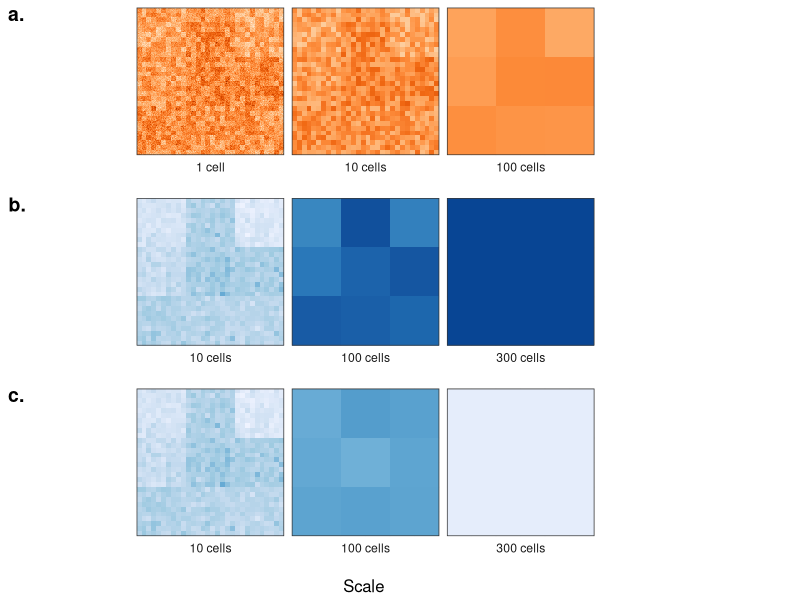

Generate this figure with R:
library('dplyr')   # for data wrangling (mutate(), %>%)
library('purrr')   # for functional programming (map(), map_*())
library('tidyr')   # for data wrangling (pivot_*())
library('ggplot2') # for fancy plots
library('cowplot') # for fancy plot grids
theme_set(theme_bw() +
            theme(strip.background = element_blank(), axis.title = element_blank(),
                  axis.text = element_blank(), axis.ticks = element_blank(),
                  legend.position = c(0, 0.6), legend.title.align = 0))
# legend justification only works with short legend titles (only "Mean")

DIM <- 3e2

set.seed(3) # for consistent results

h_raster <-
  expand_grid(x = 1:DIM, y = 1:DIM) %>%
  mutate(x_100 = ceiling(x / 100),
         y_100 = ceiling(y / 100) - 1,
         x_10 = ceiling(x / 10),
         y_10 = ceiling(y / 10) - 1,
         offset_100 = sample(seq(1, 20, length.out = DIM^2/100))[x_100 + y_100 * 3],
         offset_10 = sample(seq(1, 30, length.out = DIM^2))[x_10 + y_10 * 30],
         z_1 = offset_100 + offset_10 + rnorm(n = DIM^2,
                                              sd = sqrt(2 * offset_100 + offset_10/4)),
         z_1 = z_1 - min(z_1)) %>%
  group_by(x_10, y_10) %>%
  mutate(z_10 = mean(z_1),
         var_1 = var(z_1),
         var.smooth_1 = var_1) %>%
  ungroup() %>%
  group_by(x_100, y_100) %>%
  mutate(z_100 = mean(z_1),
         var_10 = var(z_1),
         var.smooth_10 = var(z_10)) %>%
  ungroup() %>%
  mutate(var_100 = var(z_1),
         var.smooth_100 = var(z_100)) %>%
  pivot_longer(cols = c(z_1, z_10, z_100, var_1, var_10, var_100, var.smooth_1,
                        var.smooth_10, var.smooth_100),
             names_to = c('.value', 'k'), # produce 2 cols of values & send names to k
             names_pattern = "(.+)_(.+)") %>% # "to .value" _ "to k"
  mutate(k = if_else(k == 1, '1 cell', paste(k, 'cells')))

p <-
  ggplot(h_raster, aes(x, y, fill = z)) +
  coord_equal() +
  facet_wrap(~ k, strip.position = 'bottom') +
  geom_raster() +
  scale_x_continuous(expand = c(0, 0)) +
  scale_y_continuous(expand = c(0, 0)) +
  scale_fill_distiller('Mean', type = 'seq', palette = 7, direction = 1,
                       breaks = range(h_raster$z), labels = c('low', 'high'))

p_s2 <-
  h_raster %>%
  mutate(k = case_when(k == '1 cell' ~ '10 cells',
                       k == '10 cells' ~ '100 cells',
                       k == '100 cells' ~ paste(DIM, 'cells'))) %>%
  ggplot(aes(x, y, fill = var)) +
  coord_equal() +
  facet_wrap(~ k, strip.position = 'bottom') +
  geom_raster() +
  scale_x_continuous(expand = c(0, 0)) +
  scale_y_continuous(expand = c(0, 0)) +
  scale_fill_distiller('Heterogeneity', type = 'seq', palette = 1, direction = 1,
                       breaks = range(h_raster$var), labels = c('low', 'high'))

p_s2.s <-
  h_raster %>%
  mutate(k = case_when(k == '1 cell' ~ '10 cells',
                       k == '10 cells' ~ '100 cells',
                       k == '100 cells' ~ paste(DIM, 'cells'))) %>%
  ggplot(aes(x, y, fill = var.smooth)) +
  coord_equal() +
  facet_wrap(~ k, strip.position = 'bottom') +
  geom_raster() +
  scale_x_continuous(expand = c(0, 0)) +
  scale_y_continuous(expand = c(0, 0)) +
  scale_fill_distiller(bquote(atop('Perceived', 'heterogeneity')), type = 'seq',
                       palette = 1, direction = 1, limits = range(h_raster$var),
                       breaks = range(h_raster$var), labels = c('low', 'high'))

p_full <- plot_grid(p + theme(legend.position = 'none'),
                    get_legend(p),
                    p_s2 + theme(legend.position = 'none'),
                    get_legend(p_s2),
                    p_s2.s + theme(legend.position = 'none'),
                    get_legend(p_s2.s),
                    grid::textGrob('Scale'),
                    NULL,
                    ncol = 2, rel_widths = c(10, 1), rel_heights = c(1, 1, 1, 0.15),
                    labels = c('a.', '', 'b.', '', 'c.', ''))

ggsave('figures/spatial-heterogeneity.png', plot = p_full, width = 6, height = 5.5,
       bg = 'white', scale = 1.4)
